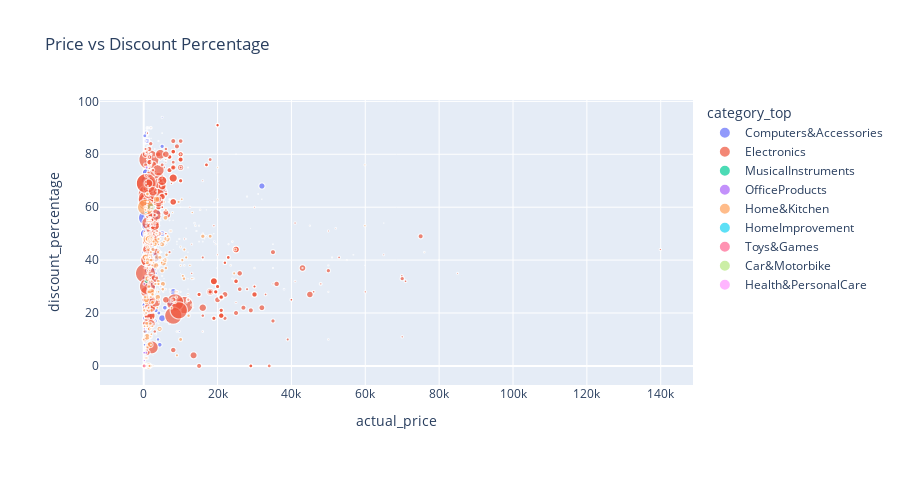

Notebook code cell kept with this figure:
### Code cell
fig2 = px.scatter(data, x="actual_price", y="discount_percentage", color="category_top", 
                 size="rating_count", title="Price vs Discount Percentage")
fig2.update_layout(margin=dict(l=100, r=100, b=100, t=100), height=485)
fig2.show()

### Figure 1 — Plotly figure (JSON) as saved in the notebook; plotly's stock layout.template omitted (floating-point values rounded to 4 significant figures; data arrays with more than 128 entries replaced by an {"elided": "..."} marker saying what was removed)
{"data": [{"hovertemplate": "category_top=Computers&Accessories<br>actual_price=%{x}<br>discount_percentage=%{y}<br>rating_count=%{marker.size}<extra></extra>", "legendgroup": "Computers&Accessories", "marker": {"color": "#636efa", "size": {"elided": "453 float values"}, "sizemode": "area", "sizeref": 1067.0, "symbol": "circle"}, "mode": "markers", "name": "Computers&Accessories", "showlegend": true, "type": "scattergl", "x": {"elided": "453 float values"}, "xaxis": "x", "y": {"elided": "453 float values"}, "yaxis": "y"}, {"hovertemplate": "category_top=Electronics<br>actual_price=%{x}<br>discount_percentage=%{y}<br>rating_count=%{marker.size}<extra></extra>", "legendgroup": "Electronics", "marker": {"color": "#EF553B", "size": {"elided": "526 float values"}, "sizemode": "area", "sizeref": 1067.0, "symbol": "circle"}, "mode": "markers", "name": "Electronics", "showlegend": true, "type": "scattergl", "x": {"elided": "526 float values"}, "xaxis": "x", "y": {"elided": "526 float values"}, "yaxis": "y"}, {"hovertemplate": "category_top=MusicalInstruments<br>actual_price=%{x}<br>discount_percentage=%{y}<br>rating_count=%{marker.size}<extra></extra>", "legendgroup": "MusicalInstruments", "marker": {"color": "#00cc96", "size": [68660.0, 20220.0], "sizemode": "area", "sizeref": 1067.0, "symbol": "circle"}, "mode": "markers", "name": "MusicalInstruments", "showlegend": true, "type": "scattergl", "x": [1995.0, 699.0], "xaxis": "x", "y": [60.0, 32.0], "yaxis": "y"}, {"hovertemplate": "category_top=OfficeProducts<br>actual_price=%{x}<br>discount_percentage=%{y}<br>rating_count=%{marker.size}<extra></extra>", "legendgroup": "OfficeProducts", "marker": {"color": "#ab63fa", "size": [5792.0, 5760.0, 12180.0, 8618.0, 9344.0, 6537.0, 8610.0, 3095.0, 3785.0, 5719.0, 8053.0, 3182.0, 388.0, 1269.0, 7429.0, 8938.0, 4308.0, 2450.0, 4428.0, 3061.0, 2628.0, 3686.0, 3530.0, 419.0, 4426.0, 2493.0, 1674.0, 6199.0, 4951.0, 1926.0, 4798.0], "sizemode": "area", "sizeref": 1067.0, "symbol": "circle"}, "mode": "markers", "name": "OfficeProducts", "showlegend": true, "type": "scattergl", "x": [50.0, 1295.0, 550.0, 160.0, 800.0, 160.0, 440.0, 100.0, 315.0, 600.0, 180.0, 720.0, 99.0, 75.0, 175.0, 120.0, 120.0, 210.0, 160.0, 100.0, 250.0, 320.0, 2999.0, 300.0, 535.0, 450.0, 165.0, 100.0, 120.0, 420.0, 225.0], "xaxis": "x", "y": [0.0, 0.0, 5.0, 2.0, 75.0, 14.0, 0.0, 0.0, 20.0, 20.0, 31.0, 22.0, 0.0, 11.0, 49.0, 5.0, 0.0, 15.0, 2.0, 10.0, 0.0, 15.0, 53.0, 0.0, 0.0, 24.0, 0.0, 10.0, 0.0, 0.0, 0.0], "yaxis": "y"}, {"hovertemplate": "category_top=Home&Kitchen<br>actual_price=%{x}<br>discount_percentage=%{y}<br>rating_count=%{marker.size}<extra></extra>", "legendgroup": "Home&Kitchen", "marker": {"color": "#FFA15A", "size": {"elided": "448 float values"}, "sizemode": "area", "sizeref": 1067.0, "symbol": "circle"}, "mode": "markers", "name": "Home&Kitchen", "showlegend": true, "type": "scattergl", "x": {"elided": "448 float values"}, "xaxis": "x", "y": {"elided": "448 float values"}, "yaxis": "y"}, {"hovertemplate": "category_top=HomeImprovement<br>actual_price=%{x}<br>discount_percentage=%{y}<br>rating_count=%{marker.size}<extra></extra>", "legendgroup": "HomeImprovement", "marker": {"color": "#19d3f3", "size": [2581.0, 5985.0], "sizemode": "area", "sizeref": 1067.0, "symbol": "circle"}, "mode": "markers", "name": "HomeImprovement", "showlegend": true, "type": "scattergl", "x": [999.0, 599.0], "xaxis": "x", "y": [57.0, 58.0], "yaxis": "y"}, {"hovertemplate": "category_top=Toys&Games<br>actual_price=%{x}<br>discount_percentage=%{y}<br>rating_count=%{marker.size}<extra></extra>", "legendgroup": "Toys&Games", "marker": {"color": "#FF6692", "size": [15870.0], "sizemode": "area", "sizeref": 1067.0, "symbol": "circle"}, "mode": "markers", "name": "Toys&Games", "showlegend": true, "type": "scattergl", "x": [150.0], "xaxis": "x", "y": [0.0], "yaxis": "y"}, {"hovertemplate": "category_top=Car&Motorbike<br>actual_price=%{x}<br>discount_percentage=%{y}<br>rating_count=%{marker.size}<extra></extra>", "legendgroup": "Car&Motorbike", "marker": {"color": "#B6E880", "size": [1118.0], "sizemode": "area", "sizeref": 1067.0, "symbol": "circle"}, "mode": "markers", "name": "Car&Motorbike", "showlegend": true, "type": "scattergl", "x": [4000.0], "xaxis": "x", "y": [42.0], "yaxis": "y"}, {"hovertemplate": "category_top=Health&PersonalCare<br>actual_price=%{x}<br>discount_percentage=%{y}<br>rating_count=%{marker.size}<extra></extra>", "legendgroup": "Health&PersonalCare", "marker": {"color": "#FF97FF", "size": [3663.0], "sizemode": "area", "sizeref": 1067.0, "symbol": "circle"}, "mode": "markers", "name": "Health&PersonalCare", "showlegend": true, "type": "scattergl", "x": [1900.0], "xaxis": "x", "y": [53.0], "yaxis": "y"}], "layout": {"height": 485, "legend": {"itemsizing": "constant", "title": {"text": "category_top"}, "tracegroupgap": 0}, "margin": {"b": 100, "l": 100, "r": 100, "t": 100}, "title": {"text": "Price vs Discount Percentage"}, "xaxis": {"anchor": "y", "domain": [0, 1], "title": {"text": "actual_price"}}, "yaxis": {"anchor": "x", "domain": [0, 1], "title": {"text": "discount_percentage"}}}}
